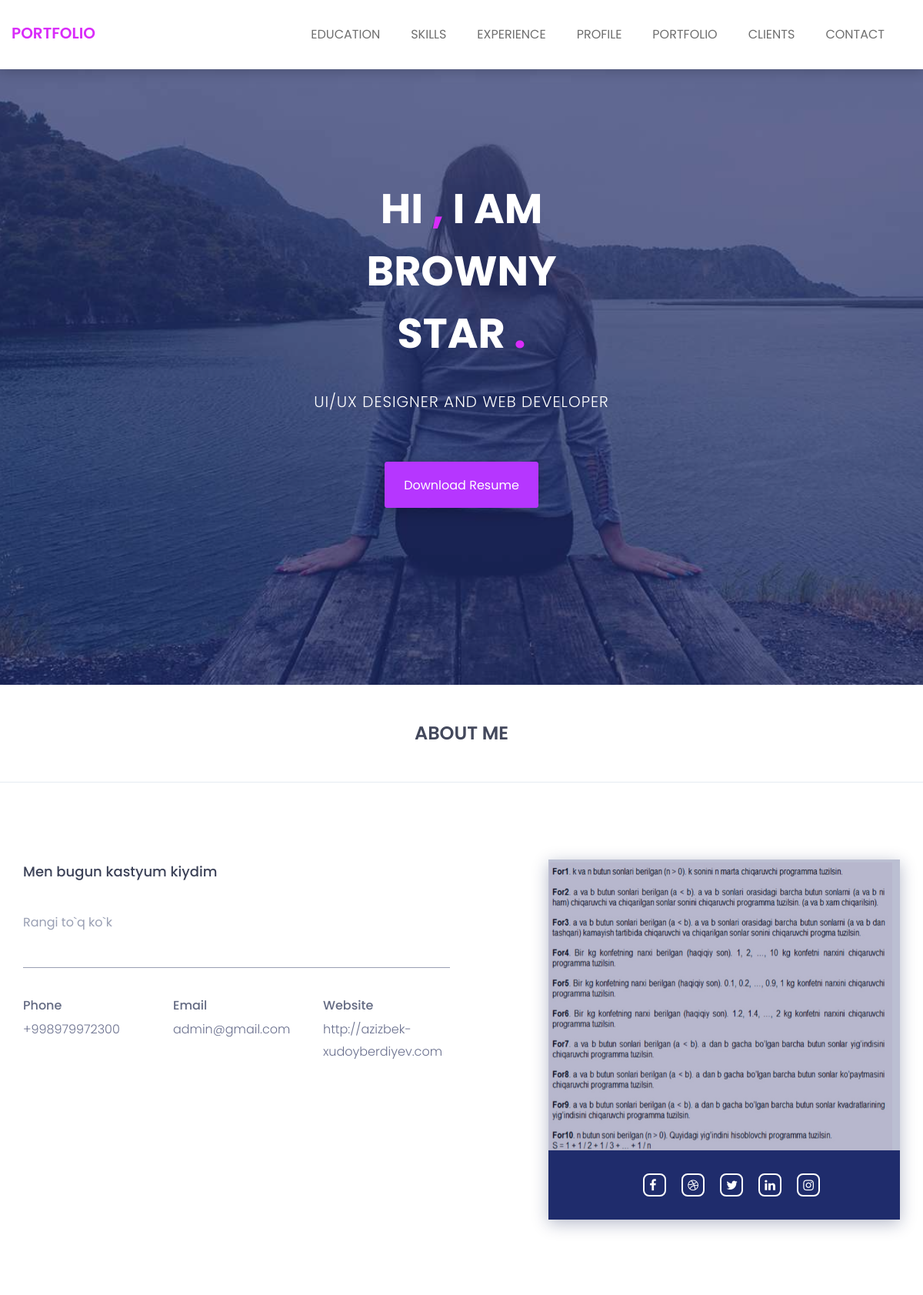
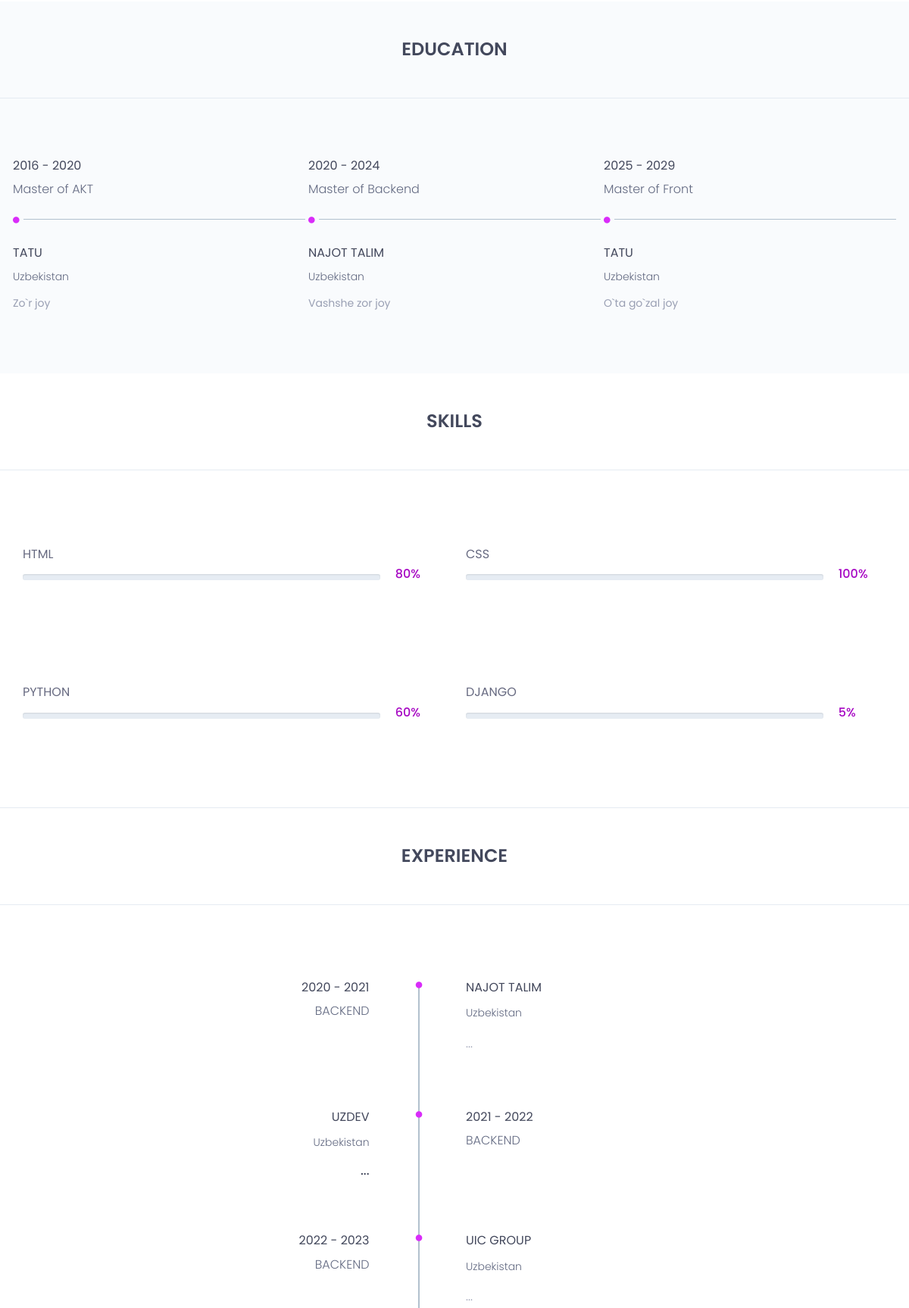
The page / (upper part) on the database its author committed (2 pictures, top to bottom).
### main/models.py (models this page shows)
class AboutMe(models.Model):
    title = models.TextField()
    body = models.TextField()
    phone = models.CharField(max_length=13)
    email = models.EmailField()
    web_site = models.URLField()
    img = models.ImageField(upload_to='about-me/')

class Education(models.Model):
    start = models.IntegerField()
    end = models.IntegerField()
    major = models.CharField(max_length=255)
    university = models.CharField(max_length=255)
    country = models.CharField(max_length=255)
    detail = models.TextField()

class Skill(models.Model):
    name = models.CharField(max_length=255)
    percentage = models.SmallIntegerField()

class Experience(models.Model):
    start = models.IntegerField()
    finish = models.IntegerField(null=True, blank=True)
    role = models.CharField(max_length=255)
    company = models.CharField(max_length=255)
    country = models.CharField(max_length=255)
    detail = models.TextField()

### main/views.py (the view, shortened to what this page needs)
# urls.py: path('', views.index)
def index(request):
    about_me = models.AboutMe.objects.last()
    educations = models.Education.objects.all()
    skills = models.Skill.objects.all()
    experiences = models.Experience.objects.all()
    profiles = models.Profiles.objects.all()
    portfolio_items = models.Portfolio.objects.all()
    clients = models.Client.objects.all()
    context = {
        'about_me':about_me,
        'educations':educations,
        'skills':skills,
        'experiences':experiences,
        'profile':profiles,
        'portfolio_items': portfolio_items,
        'clients': clients
    }
    return render(request, 'index.html', context)

### templates/index.html (shortened to what this page needs)
<!doctype html>
{% load static %}
<html class="no-js" lang="en">
    <head>
        <link rel="stylesheet" href="{% static 'css/font-awesome.min.css' %}">
		<link rel="stylesheet" href="{% static 'css/flaticon.css' %}">
        <link rel="stylesheet" href="{% static 'css/animate.css' %}">
        <link rel="stylesheet" href="{% static 'css/owl.carousel.min.css' %}">
		<link rel="stylesheet" href="{% static 'css/owl.theme.default.min.css' %}">
        <link rel="stylesheet" href="{% static 'css/bootstrap.min.css' %}">
		<link rel="stylesheet" href="{% static 'css/bootsnav.css' %}" >
        <link rel="stylesheet" href="{% static 'css/style.css' %}">
        <link rel="stylesheet" href="{% static 'css/responsive.css' %}">
    </head>
	<body>
		<header class="top-area">
			<div class="header-area">
			    <nav class="navbar navbar-default bootsnav navbar-fixed dark no-background">
			        <div class="container">
			            <div class="navbar-header">
			                <a class="navbar-brand" href="index.html">Portfolio</a>
			            </div>
			            <div class="collapse navbar-collapse menu-ui-design" id="navbar-menu">
			                <ul class="nav navbar-nav navbar-right" data-in="fadeInDown" data-out="fadeOutUp">
			                    <li class=" smooth-menu"><a href="#education">education</a></li>
			                    <li class="smooth-menu"><a href="#skills">skills</a></li>
			                    <li class="smooth-menu"><a href="#experience">experience</a></li>
			                    <li class="smooth-menu"><a href="#profiles">profile</a></li>
			                    <li class="smooth-menu"><a href="#portfolio">portfolio</a></li>
			                    <li class="smooth-menu"><a href="#clients">clients</a></li>
			                    <li class="smooth-menu"><a href="#contact">contact</a></li>
			                </ul>
			            </div>
			        </div>
			    </nav>
			</div>
		</header>
		<section id="welcome-hero" class="welcome-hero">
			<div class="container">
				<div class="row">
					<div class="col-md-12 text-center">
						<div class="header-text">
							<h2>hi <span>,</span> i am <br> browny <br> star <span>.</span>   </h2>
							<p>ui/ux designer and web developer</p>
							<a href="assets/download/browney.txt" download>download resume</a>
						</div>
					</div>
				</div>
			</div>
		</section>
		<section id="about" class="about">
			<div class="section-heading text-center">
				<h2>about me</h2>
			</div>
			<div class="container">
				<div class="about-content">
					<div class="row">
						<div class="col-sm-6">
							<div class="single-about-txt">
								<h3>{{about_me.title}}</h3>
								<p>{{about_me.body}}</p>
								<div class="row">
									<div class="col-sm-4">
										<div class="single-about-add-info">
											<h3>phone</h3>
											<p><a href="tel:{{about_me.phone}}">{{about_me.phone}}</a></p>
										</div>
									</div>
									<div class="col-sm-4">
										<div class="single-about-add-info">
											<h3>email</h3>
											<p><a href="mailto:{{about_me.email}}">{{about_me.email}}</a></p>
										</div>
									</div>
									<div class="col-sm-4">
										<div class="single-about-add-info">
											<h3>website</h3>
											<p><a href="{{about_me.web_site}}">{{about_me.web_site}}</a></p>
										</div>
									</div>
								</div>
							</div>
						</div>
						<div class="col-sm-offset-1 col-sm-5">
							<div class="single-about-img">
								<img src="{{about_me.img.url}}" alt="profile_image">
								<div class="about-list-icon">
									<ul>
										<li>
											<a href="#">
												<i  class="fa fa-facebook" aria-hidden="true"></i>
											</a>
										</li>
										<li>
											<a href="#">
												<i  class="fa fa-dribbble" aria-hidden="true"></i>
											</a>
										</li>
										<li>
											<a href="#">
												<i  class="fa fa-twitter" aria-hidden="true"></i>
											</a>
										</li>
										<li>
											<a href="#">
												<i  class="fa fa-linkedin" aria-hidden="true"></i>
											</a>
										</li>
										<li>
											<a href="#">
												<i  class="fa fa-instagram" aria-hidden="true"></i>
											</a>
										</li>
									</ul>
								</div>
							</div>
						</div>
					</div>
				</div>
			</div>
		</section>
		<section id="education" class="education">
			<div class="section-heading text-center">
				<h2>education</h2>
			</div>
			<div class="container">
				<div class="education-horizontal-timeline">
					<div class="row">
						{% for education in educations %}
						<div class="col-sm-4">
							<div class="single-horizontal-timeline">
								<div class="experience-time">
									<h2>{{education.start}} - {{education.end}}</h2>
									<h3>master <span>of </span> {{education.major}}</h3>
								</div>
								<div class="timeline-horizontal-border">
									<i class="fa fa-circle" aria-hidden="true"></i>
									<span class="single-timeline-horizontal"></span>
								</div>
								<div class="timeline">
									<div class="timeline-content">
										<h4 class="title">
											{{education.university}}
										</h4>
										<h5>{{education.country}}</h5>
										<p class="description">{{education.detail}}</p>
									</div>
								</div>
							</div>
						</div>
						{% endfor %}
					</div>
				</div>
			</div>
		</section>
		<section id="skills" class="skills">
				<div class="skill-content">
					<div class="section-heading text-center">
						<h2>skills</h2>
					</div>
					<div class="container">
						<div class="row">
							{% for skill in skills %}
							<div class="col-md-6">
								<div class="single-skill-content">
									<div class="barWrapper">
										<span class="progressText">{{skill.name}}</span>
										<div class="single-progress-txt">
											<div class="progress">
											</div>
											<h3>{{skill.percentage}}%</h3>
										</div>
									</div>
								</div>
							</div>
							{% endfor %}
						</div>
					</div>
				</div>
		</section>
		<section id="experience" class="experience">
			<div class="section-heading text-center">
				<h2>experience</h2>
			</div>
			<div class="container">
				<div class="experience-content">
						<div class="main-timeline">
							<ul>
								{% for experience in experiences %}
									{% if forloop.counter0|divisibleby:2  %}
									<li>
										<div class="single-timeline-box fix">
											<div class="row">
												<div class="col-md-5">
													<div class="experience-time text-right">
														<h2>{{experience.start}} - {{experience.finish}}</h2>
														<h3>{{experience.role}}</h3>
													</div>
												</div>
												<div class="col-md-offset-1 col-md-5">
													<div class="timeline">
														<div class="timeline-content">
															<h4 class="title">
																<span><i class="fa fa-circle" aria-hidden="true"></i></span>
																{{experience.company}}
															</h4>
															<h5>{{experience.country}}</h5>
															<p class="description">
																{{experience.detail}}
															</p>
														</div>
													</div>
												</div>
											</div>
										</div>
									</li>
									{% else %}
									<li>
										<div class="single-timeline-box fix">
											<div class="row">
												<div class="col-md-5">
													<div class="timeline">
														<div class="timeline-content text-right">
															<h4 class="title">
																{{experience.company}}
															</h4>
															<h5>{{experience.country}}</h5>
															<p class="description">
														<h3>{{experience.detail}}</h3>
															</p>
														</div>
													</div>
												</div>
												<div class="col-md-offset-1 col-md-5 experience-time-main">
													<div class="experience-time">
														<h2>
															<span><i class="fa fa-circle" aria-hidden="true"></i></span>
															{{experience.start}} - {{experience.finish}}
														</h2>
														<h3>{{experience.role}}</h3>
													</div>
												</div>
											</div>
										</div>
									</li>
									{% endif %}
								{% endfor %}
							</ul>
						</div>
					</div>
			</div>
		</section>
    </body>
</html>

### static/css/bootsnav.css (style rules this page uses)
nav.bootsnav .container { position: relative; }
nav.navbar.bootsnav { margin-bottom: 0; -moz-border-radius: 0px; -webkit-border-radius: 0px; -o-border-radius: 0px; border-radius: 0px; background-color: #fff; border: none; border-bottom: solid 1px #e0e0e0; z-index: 9; }
nav.navbar.bootsnav ul.nav > li > a { color: #6f6f6f; background-color: transparent; outline: none; margin-bottom: -2px; }
body { -webkit-transition: all 0.3s ease-in-out; -moz-transition: all 0.3s ease-in-out; -o-transition: all 0.3s ease-in-out; -ms-transition: all 0.3s ease-in-out; transition: all 0.3s ease-in-out; }
nav.navbar.bootsnav.navbar-fixed { position: fixed; display: block; width: 100%; }
nav.navbar.bootsnav.no-background { -webkit-transition: all 1s ease-in-out; -moz-transition: all 1s ease-in-out; -o-transition: all 1s ease-in-out; -ms-transition: all 1s ease-in-out; transition: all 1s ease-in-out; }
@media (min-width: 1024px) { nav.navbar.bootsnav ul.nav > li > a { padding: 30px 15px; font-weight: 600; } }
@media (min-width: 1024px) { nav.navbar.bootsnav.no-background { background-color: transparent; border: none; } }

### static/css/responsive.css (style rules this page uses)
@media screen and (max-width:1440px) { .single-about-img img { max-width:100%; } }
@media screen and (max-width:1440px) { .single-about-img:before,.about-list-icon { width: 100%; } }

### rows shown on the page
AboutMe: title "Men bugun kastyum kiydim", body "Rangi to`q ko`k", phone "+998979972300", email "admin@gmail.com", web_site "http://azizbek-xudoyberdiyev.com", img (picture)
Education: start "2016", end "2020", major "AKT", university "TATU", country "Uzbekistan", detail "Zo`r joy"
Education: start "2020", end "2024", major "Backend", university "NAJOT TALIM", country "Uzbekistan", detail "Vashshe zor joy"
Education: start "2025", end "2029", major "Front", university "TATU", country "Uzbekistan", detail "O`ta go`zal joy"
Skill: name "HTML", percentage "80"
Skill: name "CSS", percentage "100"
Skill: name "PYTHON", percentage "60"
Skill: name "DJANGO", percentage "5"
Experience: start "2020", finish "2021", role "BACKEND", company "NAJOT TALIM", country "Uzbekistan", detail "..."
Experience: company "UZDEV", country "Uzbekistan", detail "...", start "2021", finish "2022", role "BACKEND"
Experience: start "2022", finish "2023", role "BACKEND", company "UIC GROUP", country "Uzbekistan", detail "..."
